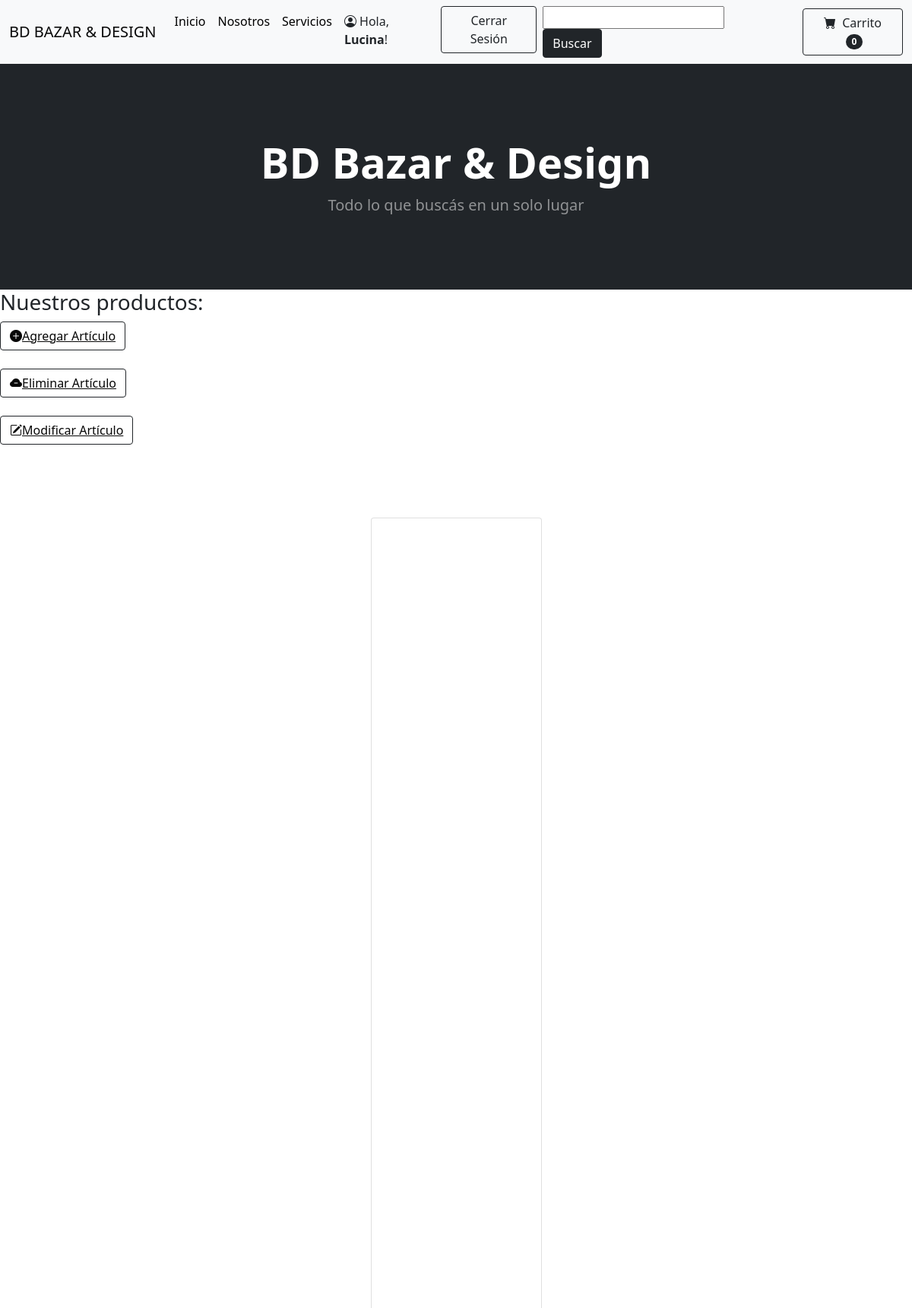
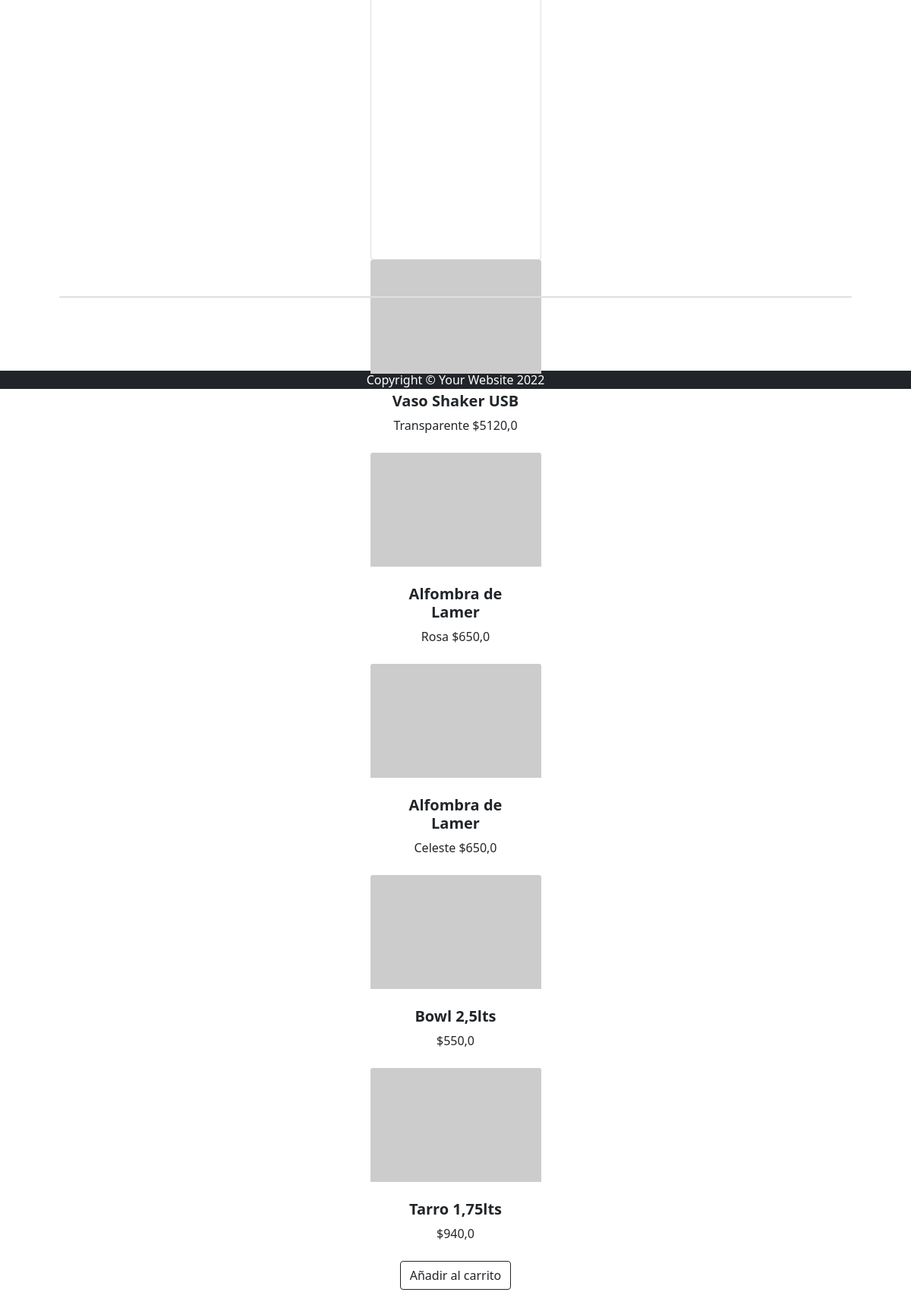
Page /proyectobazarapp/ (signed in) on the committed database (2 pictures, top to bottom).
### ProyectoBazarApp/models.py (models this page shows)
class Articulo(models.Model):
    producto = models.CharField("Artículo", max_length=30)
    detalle = models.CharField("Detalle", max_length=30)
    cantidad = models.PositiveIntegerField("Cantidad")
    color = models.CharField("Color", max_length=15)
    precio = models.FloatField("Precio $")

### ProyectoBazarApp/views.py (the view)
# urls.py: path('', inicio, name="inicio"),
def inicio(request):
    articulos = Articulo.objects.all()
    contexto = {'articulos': articulos}
    return render(request,"ProyectoBazarApp/index.html",contexto)

### ProyectoBazarApp/templates/ProyectoBazarApp/index.html (shortened to what this page needs)
{% extends 'ProyectoBazarApp/base.html'%}
{% load static %}
{% block contenidoPagina%}
        <header class="bg-dark py-5">
            <div class="container px-4 px-lg-5 my-5">
                <div class="text-center text-white">
                    <h1 class="display-4 fw-bolder">BD Bazar & Design</h1>
                    <p class="lead fw-normal text-white-50 mb-0">Todo lo que buscás en un solo lugar</p>
                </div>
            </div>
        </header>
        <h3>Nuestros productos:</h3>
        {% if user.is_authenticated %}
            {% if user.is_staff %}
            <form class="d-flex">
                <button class="btn btn-outline-dark" type="submit">
                    <a href="{% url 'crear_articulo' %}"><i class="bi bi-plus-circle-fill"></i>Agregar Artículo</a>
                </button>
            </form>
            <br>
            <form class="d-flex">
                <button class="btn btn-outline-dark" type="submit">
                    <a href=""><i class="bi bi-cloud-minus-fill"></i>Eliminar Artículo</a>
                </button>
            </form>
            <br>
            <form class="d-flex">
                <button class="btn btn-outline-dark" type="submit">
                    <a href=""><i class="bi bi-pencil-square"></i>Modificar Artículo</a>
                </button>
            </form>
            {% endif %}
        {% endif %}
        <section class="py-5">
            <div class="container px-4 px-lg-5 mt-5">
                <div class="row gx-4 gx-lg-5 row-cols-2 row-cols-md-3 row-cols-xl-4 justify-content-center">
                    <div class="col mb-5">
                        <div class="card h-100"></div>
                            {% for articulo in articulos %}
                            <img class="card-img-top" src="https://dummyimage.com/450x300/dee2e6/6c757d.jpg" alt="..." />
                            <div class="card-body p-4">
                                <div class="text-center">
                                    <h5 class="fw-bolder">{{articulo.producto}}</h5>
                                    {{articulo.color}}
                                    ${{articulo.precio}}
                                </div>
                            </div>
                            {% endfor %}
                            <div class="card-footer p-4 pt-0 border-top-0 bg-transparent">
                                <div class="text-center"><a class="btn btn-outline-dark mt-auto" href="#">Añadir al carrito</a></div>
                            </div>
                        </div>
                    </div>
                    <div class="col mb-5">
                        <div class="card h-100">
        </section>
{% endblock %}

### ProyectoBazarApp/templates/ProyectoBazarApp/base.html (shortened to what this page needs)
{% load static %}
<!DOCTYPE html>
<html lang="en">
    <head>
        <link href="https://cdn.jsdelivr.net/npm/bootstrap-icons@1.5.0/font/bootstrap-icons.css" rel="stylesheet" />
        <link href="{% static 'css/styles.css' %}" rel="stylesheet" />
    </head>
    <body>
        <nav class="navbar navbar-expand-lg bg-light">
            <div class="container-fluid">
              <a class="navbar-brand" href="{% url 'inicio' %}">BD BAZAR & DESIGN</a>
              <div class="collapse navbar-collapse" id="navbarSupportedContent">
                <ul class="navbar-nav me-auto mb-2 mb-lg-0">
                  <li class="nav-item">
                    <a class="nav-link active" aria-current="page" href="{% url 'inicio' %}">Inicio</a>
                  </li>
                  <li class="nav-item">
                    <a class="nav-link active" aria-current="page" href="{% url 'nosotros' %}">Nosotros</a></li>
                  <li class="nav-item">
                    <a class="nav-link active" aria-current="page" href="{% url 'servicios' %}">Servicios</a></li>
                  {% if user.is_authenticated %}
                  <li class="nav-item">
                    <p class="text-dark my-2 mx-2"><i class="bi bi-person-circle"></i> Hola, <b>{{user.username}}</b>!</p></li>
                    <li class="nav-item">
                      <a class="btn btn-outline-dark" aria-current="page" href="{% url 'logout' %}">Cerrar Sesión</a></li>
                  {% endif %}
                  <li class="nav-item">
                    <form action="" method="post">
                      <input class= "mx-2" type="text" name="producto" id="">
                      <a class="btn btn-dark mx-2" aria-current="page" href="{% url 'buscar_articulo' %}">Buscar</a>
                  </form>
                  </li>
                </ul>
                <form class="d-flex">
                    <button class="btn btn-outline-dark" type="submit">
                        <i class="bi-cart-fill me-1"></i>
                        Carrito
                        <span class="badge bg-dark text-white ms-1 rounded-pill">0</span>
                    </button>
                </form>
              </div>
            </div>
          </nav>
       {% block contenidoPagina %}
       {% endblock %}
        <footer class="py-12 bg-dark">
            <div class="container"><p class="m-0 text-center text-white">Copyright &copy; Your Website 2022</p></div>
        </footer>
    </body>
</html>

### rows in the picture
Articulo: producto "Vaso Shaker USB", color "Transparente", precio "5120,0"
Articulo: producto "Alfombra de Lamer", color "Rosa", precio "650,0"
Articulo: producto "Alfombra de Lamer", color "Celeste", precio "650,0"
Articulo: producto "Bowl 2,5lts", precio "550,0"
Articulo: producto "Tarro 1,75lts", precio "940,0"

### other values in the picture
{{ user.username }} "Lucina"
